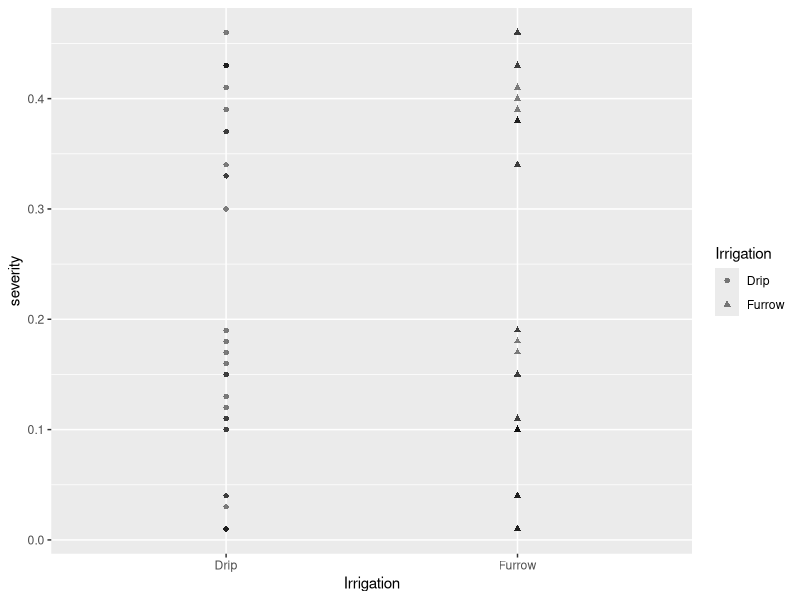
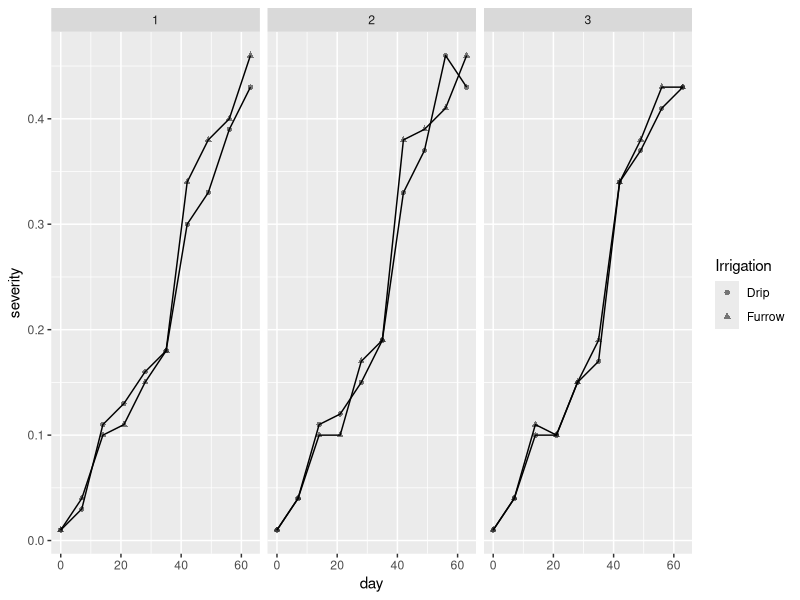
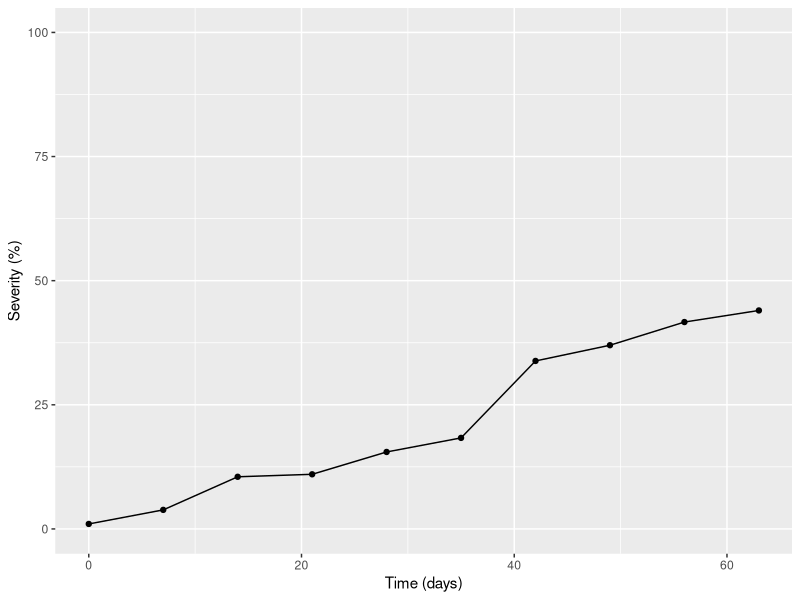
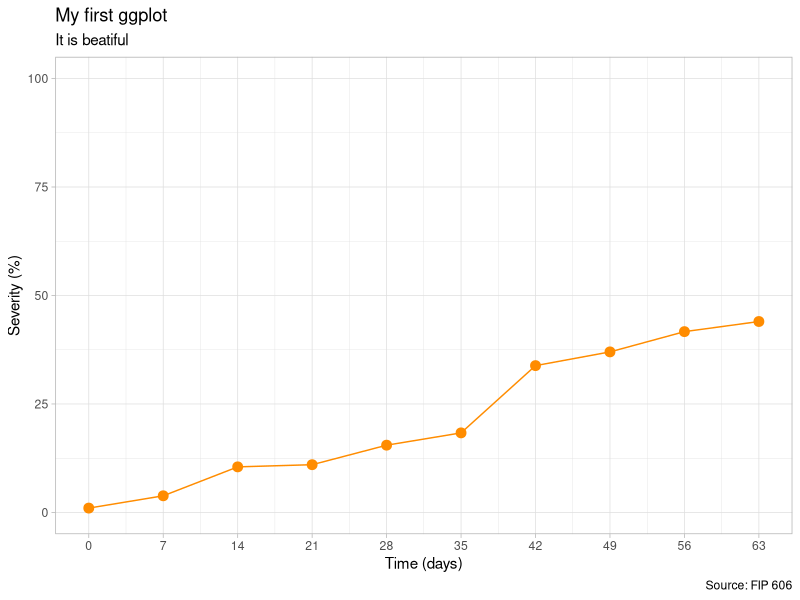
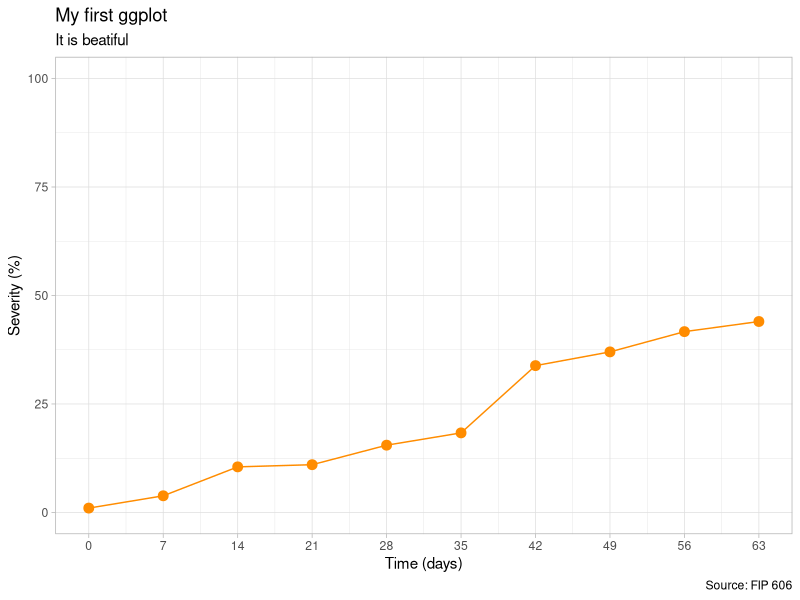

Recreate these plots in R, in order.
## ---- chunk 1
library(tidyverse)
mg <- read_csv("dados-diversos.csv")

mg |> 
  ggplot(aes(Irrigation, severity, shape = Irrigation))+
  geom_point(alpha = 0.5)

## ---- chunk 2
mg |> 
# filter(rep == 3) |> 
  ggplot(aes(day, severity, shape = Irrigation))+
  geom_point(alpha = 0.5)+
  geom_line()+
  facet_wrap(~rep)
  

## ---- chunk 3
mg2 <- mg |> 
  select(day, rep, severity) |> 
  group_by(day) |> 
  summarize(sev =  mean(severity))

  mg2 |> 
  ggplot(aes(day, sev*100))+
  geom_point()+
  geom_line()+
  ylim(0,100)+
    labs(x = "Time (days)", y = "Severity (%)")
#   Configurar o gráfico
## ---- chunk 4
mg2 |> 
  ggplot(aes(day, sev*100))+
  geom_line(color = "darkorange")+
  geom_point(size = 3, 
             color = "darkorange")+
  scale_x_continuous(breaks = c(0,7,14,21,28,35,42,49,56,63))+
  scale_y_continuous(n.breaks = 5, 
                     limits = c(0,100))+
    labs(x = "Time (days)", 
         y = "Severity (%)", 
         title = "My first ggplot", 
         subtitle = "It is beatiful", 
         caption = "Source: FIP 606")+
#   Configurar o gráfico
  theme_light()
ggsave("figs/myfirstggplot.png",
       bg = "white",
       width = 4,
       height = 3)
